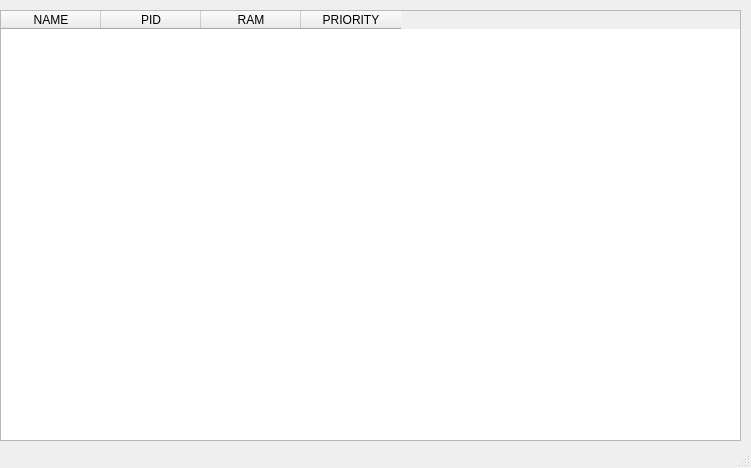
<?xml version="1.0" encoding="UTF-8"?>
<ui version="4.0">
 <class>MainWindow</class>
 <widget class="QMainWindow" name="MainWindow">
  <property name="geometry">
   <rect>
    <x>0</x>
    <y>0</y>
    <width>751</width>
    <height>468</height>
   </rect>
  </property>
  <property name="windowTitle">
   <string>MainWindow</string>
  </property>
  <widget class="QWidget" name="centralWidget">
   <widget class="QTableWidget" name="tableWidget">
    <property name="geometry">
     <rect>
      <x>0</x>
      <y>10</y>
      <width>741</width>
      <height>431</height>
     </rect>
    </property>
    <property name="editTriggers">
     <set>QAbstractItemView::NoEditTriggers</set>
    </property>
    <property name="showDropIndicator" stdset="0">
     <bool>false</bool>
    </property>
    <property name="selectionMode">
     <enum>QAbstractItemView::SingleSelection</enum>
    </property>
    <property name="selectionBehavior">
     <enum>QAbstractItemView::SelectRows</enum>
    </property>
    <property name="sortingEnabled">
     <bool>true</bool>
    </property>
    <property name="columnCount">
     <number>4</number>
    </property>
    <attribute name="horizontalHeaderCascadingSectionResizes">
     <bool>true</bool>
    </attribute>
    <column>
     <property name="text">
      <string notr="true" comment="Имя запущенного процесса">NAME</string>
     </property>
    </column>
    <column>
     <property name="text">
      <string notr="true" comment="Идентификатор процесса">PID</string>
     </property>
    </column>
    <column>
     <property name="text">
      <string notr="true">RAM</string>
     </property>
    </column>
    <column>
     <property name="text">
      <string>PRIORITY</string>
     </property>
    </column>
   </widget>
  </widget>
  <widget class="QStatusBar" name="statusBar"/>
 </widget>
 <layoutdefault spacing="6" margin="11"/>
 <resources/>
 <connections/>
</ui>
